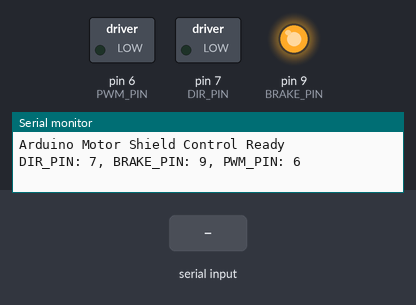
A sketch run on a simulated Arduino Uno, built with avr-gcc and run on an emulated ATmega328P. Parts: switched loads named in the sketch (green lamp = pin HIGH), output pins drawn as LEDs (lit = HIGH), the last lines printed to the serial monitor. The inputs (shaded band) are chosen by the test bench.

Above: at 1.2 s.
1.3 s: "F,1\n" received over Serial
At 1.6 s:
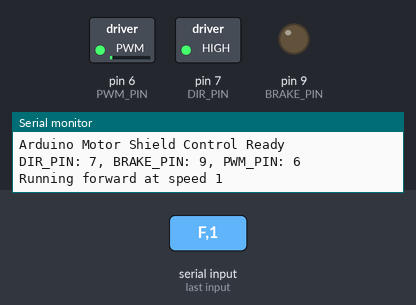
2.8 s: "B,1\n" received over Serial
At 3.9 s:
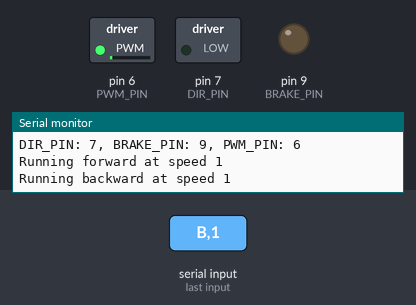
4.3 s: "F,150\n" received over Serial
At 5.1 s:
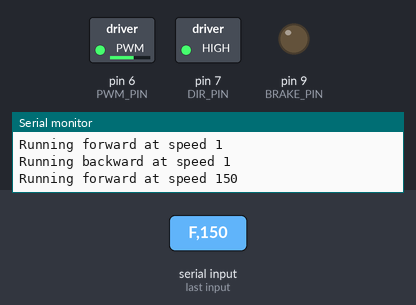
5.8 s: "S,1\n" received over Serial
At 6.2 s:
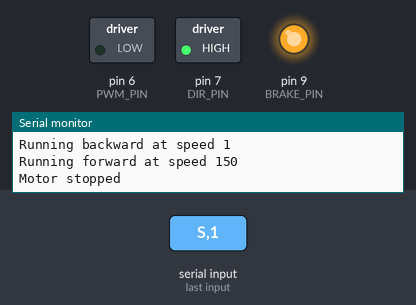
7.3 s: "B,150\n" received over Serial
At 8.5 s:
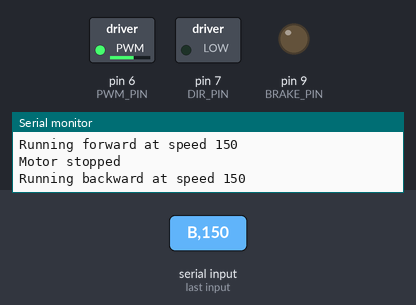
8.8 s: "F90\n" received over Serial
At 9.7 s:
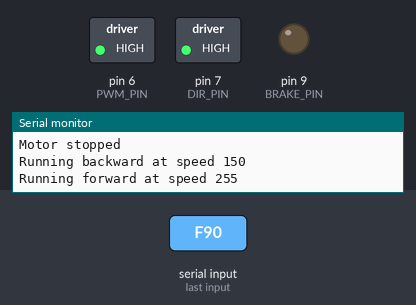
Timing chart, 0 to 11.3 s (numbered marks = the images above; inputs shaded):
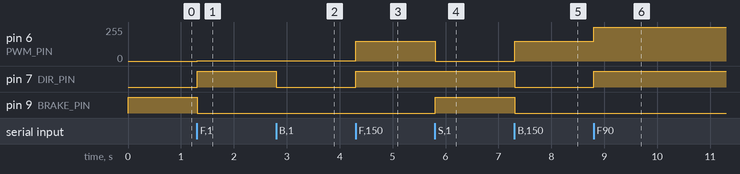

Measured:
- after the input at 1.3 s, pin 6 (PWM_PIN): 0/255 → 1/255 at once; pin 7 (DIR_PIN): LOW → HIGH at once; pin 9 (BRAKE_PIN): HIGH → LOW at once
- after the input at 2.8 s, pin 7 (DIR_PIN): HIGH → LOW at once
- after the input at 4.3 s, pin 6 (PWM_PIN): 1/255 → 150/255 at once; pin 7 (DIR_PIN): LOW → HIGH at once
- after the input at 5.8 s, pin 6 (PWM_PIN): 150/255 → 0/255 at once; pin 9 (BRAKE_PIN): LOW → HIGH at once
- after the input at 7.3 s, pin 6 (PWM_PIN): 0/255 → 150/255 at once; pin 7 (DIR_PIN), pin 9 (BRAKE_PIN): HIGH → LOW at once
- after the input at 8.8 s, pin 6 (PWM_PIN): 150/255 → 255/255 at once; pin 7 (DIR_PIN): LOW → HIGH at once

The sketch:

motor_shield_control.ino
```cpp
/*
 * Arduino Motor Shield Control for Empire Mini G3 Solenoid
 * This sketch receives commands from a Python script via serial
 * and controls the motor shield accordingly.
 *
 * Commands:
 * F,speed - Run motor forward at specified speed (0-255)
 * B,speed - Run motor backward at specified speed (0-255)
 * S - Stop the motor
 */

// Motor shield pin definitions
const int DIR_PIN = 7;     // Direction control
const int BRAKE_PIN = 9;   // Brake control
const int PWM_PIN = 6;     // PWM speed control

void setup() {
  // Initialize serial communication
  Serial.begin(9600);

  // Initialize pins for motor control
  pinMode(DIR_PIN, OUTPUT);
  pinMode(BRAKE_PIN, OUTPUT);
  pinMode(PWM_PIN, OUTPUT);

  // Initial state: motor stopped
  digitalWrite(BRAKE_PIN, HIGH);  // Engage brake
  analogWrite(PWM_PIN, 0);        // No power

  Serial.println("Arduino Motor Shield Control Ready");
  Serial.println("DIR_PIN: " + String(DIR_PIN) + ", BRAKE_PIN: " + String(BRAKE_PIN) + ", PWM_PIN: " + String(PWM_PIN));
}

void loop() {
  // Check if data is available to read
  if (Serial.available() > 0) {
    // Read the incoming command
    String command = Serial.readStringUntil('\n');
    command.trim();  // Remove any whitespace

    // Process the command
    if (command.startsWith("F")) {
      // Forward command
      int speed = 255;  // Default to full speed

      // Check if speed is specified
      int commaIndex = command.indexOf(',');
      if (commaIndex != -1) {
        speed = command.substring(commaIndex + 1).toInt();
        // Ensure speed is within valid range
        speed = constrain(speed, 0, 255);
      }

      // Run motor forward
      digitalWrite(DIR_PIN, HIGH);    // Set direction forward
      digitalWrite(BRAKE_PIN, LOW);   // Disengage brake
      analogWrite(PWM_PIN, speed);    // Set speed

      Serial.println("Running forward at speed " + String(speed));
    }
    else if (command.startsWith("B")) {
      // Backward command
      int speed = 255;  // Default to full speed

      // Check if speed is specified
      int commaIndex = command.indexOf(',');
      if (commaIndex != -1) {
        speed = command.substring(commaIndex + 1).toInt();
        // Ensure speed is within valid range
        speed = constrain(speed, 0, 255);
      }

      // Run motor backward
      digitalWrite(DIR_PIN, LOW);     // Set direction backward
      digitalWrite(BRAKE_PIN, LOW);   // Disengage brake
      analogWrite(PWM_PIN, speed);    // Set speed

      Serial.println("Running backward at speed " + String(speed));
    }
    else if (command.startsWith("S")) {
      // Stop command
      digitalWrite(BRAKE_PIN, HIGH);  // Engage brake
      analogWrite(PWM_PIN, 0);        // No power

      Serial.println("Motor stopped");
    }
    else {
      // Unknown command
      Serial.println("Unknown command: " + command);
    }
  }
}
```
